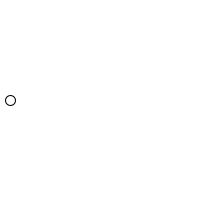
Frame 1 (no input)
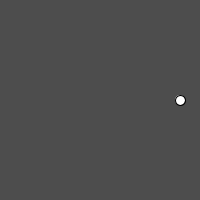
Frame 60 (the mouse pressed at the canvas centre just before this capture)
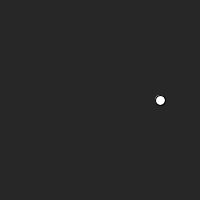
Frame 120 (the mouse held since frame 60 and released just before this capture)

The Processing sketch that drew these frames (run headless with seeded random() and noise(); from frame 60 on, the mouse is pressed at the canvas centre):

// Processing sketch: thirdWardClassMousePressed
// ── thirdWardClassMousePressed.pde
int a = 0;



void setup(){
  size(200,200);
 
}

void draw(){
  
  a = a+10;
  
  if(a <= width/2 ){
    
    background(255);
    
  }else if(a > width/2){
    
    background(random(255));

  }
  
  if (a > width){
    a = 0;
  }
  
  ellipse(a,height/2,10,10);
  
  
  
}

void mousePressed(){
  
  a = a+10;
  println(a);
}
